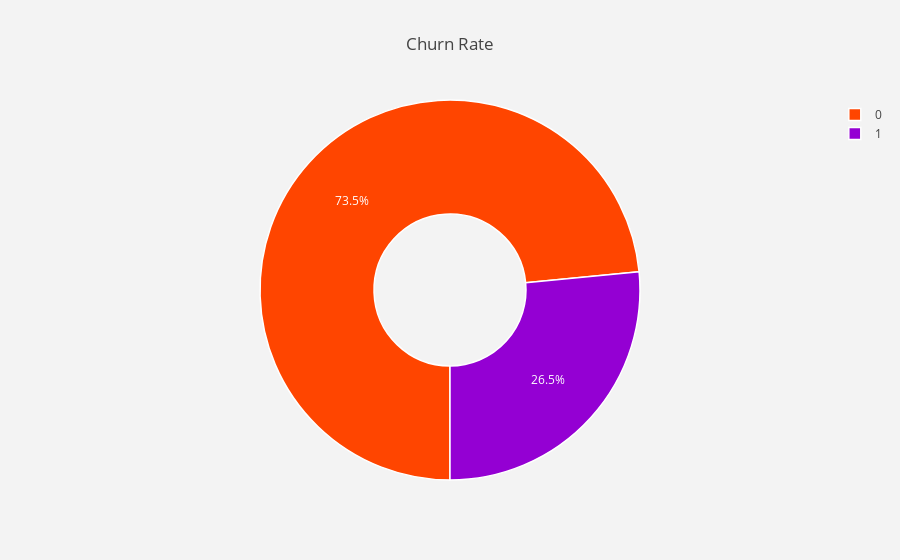

This figure's notebook cell:
### Markdown cell above
# Data Exploration

### Code cell
import plotly.offline as py
py.init_notebook_mode(connected=True)
import plotly.graph_objs as pgo

lab = tlc_db["Churn"].value_counts().keys().tolist()
#values
val = tlc_db["Churn"].value_counts().values.tolist()

trace = pgo.Pie(labels = lab ,
               values = val ,
               marker = dict(colors =  [ 'orangered' ,'darkviolet'],
                             line = dict(color = "white",
                                         width =  1.5)
                            ),
               rotation = 180,
               hoverinfo = "label+value+text",
               hole = .4
              )
layout = pgo.Layout(dict(title = "Churn Rate",
                        plot_bgcolor  = "rgb(243,243,243)",
                        paper_bgcolor = "rgb(243,243,243)",
                       )
                  )

data = [trace]
fig = pgo.Figure(data = data,layout = layout)
py.iplot(fig)

### Figure 1 — Plotly figure (JSON) as saved in the notebook; plotly's stock layout.template omitted (floating-point values rounded to 4 significant figures)
{"data": [{"hole": 0.4, "hoverinfo": "label+value+text", "labels": [0, 1], "marker": {"colors": ["orangered", "darkviolet"], "line": {"color": "white", "width": 1.5}}, "rotation": 180, "type": "pie", "uid": "c875f986-781b-4c45-8af8-c9bc7bae86d3", "values": [5174, 1869]}], "layout": {"paper_bgcolor": "rgb(243,243,243)", "plot_bgcolor": "rgb(243,243,243)", "title": {"text": "Churn Rate"}}}
